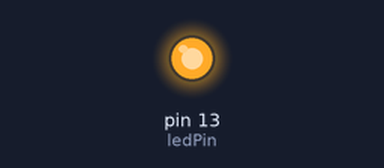
Bench run of a sketch on a simulated Arduino Uno, built with avr-gcc and run on an emulated ATmega328P. Shown: output pins drawn as LEDs (lit = HIGH).

Above: at 0.75 s.
At 36.2 s:
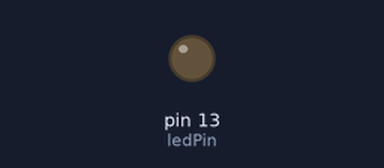
Timing chart, 0 to 39.5 s (numbered marks = the images above):
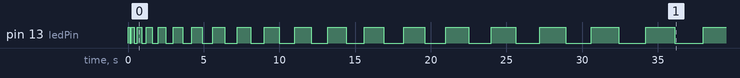

The sketch:

sketch03-06.ino
```cpp
int ledPin = 13;
int delayPeriod = 100;

void setup() {
  // put your setup code here, to run once:
  pinMode(ledPin, OUTPUT);
}

void loop() {
  // put your main code here, to run repeatedly:
  digitalWrite(ledPin, HIGH);
  delay(delayPeriod);
  digitalWrite(ledPin, LOW);
  delay(delayPeriod);
  delayPeriod = delayPeriod + 100;
  if (delayPeriod > 3000) {
    delayPeriod = 100;
  }
}
```

Measured:
- by itself, pin 13 (ledPin): LOW → HIGH at 0.00 s, → LOW 0.10 s later, → HIGH 0.10 s later, → LOW 0.20 s later, … (39 changes in this stretch)
